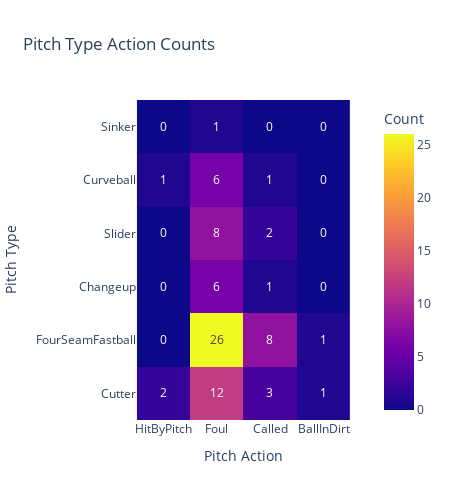

The notebook cell this image was saved under:
### Code cell
# Create a heatmap with Plotly Express
fig = px.imshow(melted_type_action_df.pivot(index='Pitch Type', columns='Pitch Action', values='Count'),
                x=melted_type_action_df['Pitch Action'].unique(),
                y=melted_type_action_df['Pitch Type'].unique(),
                labels=dict(x='Pitch Action', y='Pitch Type', color='Count'),
                title='Pitch Type Action Counts',
                width=450,
                height=500, 
                text_auto=True)

# Show the plot
fig.show()

### Figure 1 — Plotly figure (JSON) as saved in the notebook; plotly's stock layout.template omitted (floating-point values rounded to 4 significant figures)
{"data": [{"coloraxis": "coloraxis", "hovertemplate": "Pitch Action: %{x}<br>Pitch Type: %{y}<br>Count: %{z}<extra></extra>", "name": "0", "texttemplate": "%{z}", "type": "heatmap", "x": ["HitByPitch", "Foul", "Called", "BallInDirt"], "xaxis": "x", "y": ["Sinker", "Curveball", "Slider", "Changeup", "FourSeamFastball", "Cutter"], "yaxis": "y", "z": [[0, 1, 0, 0], [1, 6, 1, 0], [0, 8, 2, 0], [0, 6, 1, 0], [0, 26, 8, 1], [2, 12, 3, 1]]}], "layout": {"coloraxis": {"colorbar": {"title": {"text": "Count"}}, "colorscale": [[0, "#0d0887"], [0.1111, "#46039f"], [0.2222, "#7201a8"], [0.3333, "#9c179e"], [0.4444, "#bd3786"], [0.5556, "#d8576b"], [0.6667, "#ed7953"], [0.7778, "#fb9f3a"], [0.8889, "#fdca26"], [1, "#f0f921"]]}, "height": 500, "title": {"text": "Pitch Type Action Counts"}, "width": 450, "xaxis": {"anchor": "y", "constrain": "domain", "domain": [0, 1], "scaleanchor": "y", "title": {"text": "Pitch Action"}}, "yaxis": {"anchor": "x", "autorange": "reversed", "constrain": "domain", "domain": [0, 1], "title": {"text": "Pitch Type"}}}}
